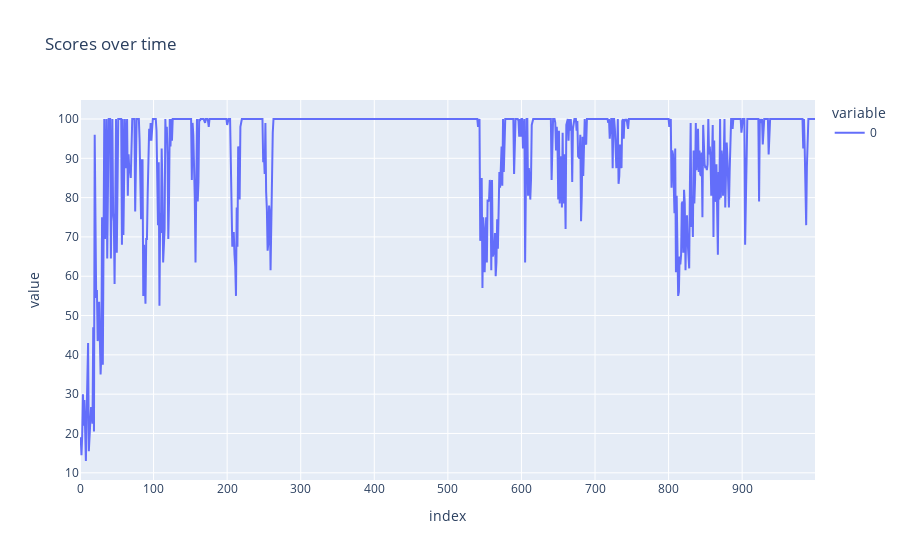

Write notebook code for a chart like this one.
### Markdown cell above
### Both, but with smaller batch size

### Code cell
if __name__ == "__main__":
    BATCH_SIZE = 2
    env = gym.make("CartPole-v1")
    policy = SamplePolicy(
        state_size=OBSERVATION_SPACE_SHAPE[0],
        action_size=ACTION_SPACE_SIZE,
        hidden_sizes=HIDDEN_SIZES,
    ).to(DEVICE)
    optimizer = optim.Adam(policy.parameters(), lr=LR)
    scores = reinforce_train_batch(env=env, policy=policy, optimizer=optimizer, gamma=GAMMA, num_episodes=NUM_EPISODES, batch_size=BATCH_SIZE, max_t=MAX_T)
    # Calculate the mean of the last 10 % of the scores
    last_10_percent_mean = sum(scores[int(NUM_EPISODES*0.9):]) / (NUM_EPISODES*0.1)
    fig = px.line(scores, title="Scores over time")
    fig.show()
    ExperimentManager(name=f"Batch Size {BATCH_SIZE} + Sample Results", primary_metric="last_10_percent_mean", file=__file__).commit(metrics={"last_10_percent_mean": last_10_percent_mean})

### Figure 1 — Plotly figure (JSON) as saved in the notebook; plotly's stock layout.template omitted (floating-point values rounded to 4 significant figures; data arrays with more than 128 entries replaced by an {"elided": "..."} marker saying what was removed)
{"data": [{"hovertemplate": "variable=0<br>index=%{x}<br>value=%{y}<extra></extra>", "legendgroup": "0", "line": {"color": "#636efa", "dash": "solid"}, "marker": {"symbol": "circle"}, "mode": "lines", "name": "0", "orientation": "v", "showlegend": true, "type": "scatter", "x": {"elided": "1000 int values"}, "xaxis": "x", "y": {"elided": "1000 float values"}, "yaxis": "y"}], "layout": {"legend": {"title": {"text": "variable"}, "tracegroupgap": 0}, "title": {"text": "Scores over time"}, "xaxis": {"anchor": "y", "domain": [0, 1], "title": {"text": "index"}}, "yaxis": {"anchor": "x", "domain": [0, 1], "title": {"text": "value"}}}}
